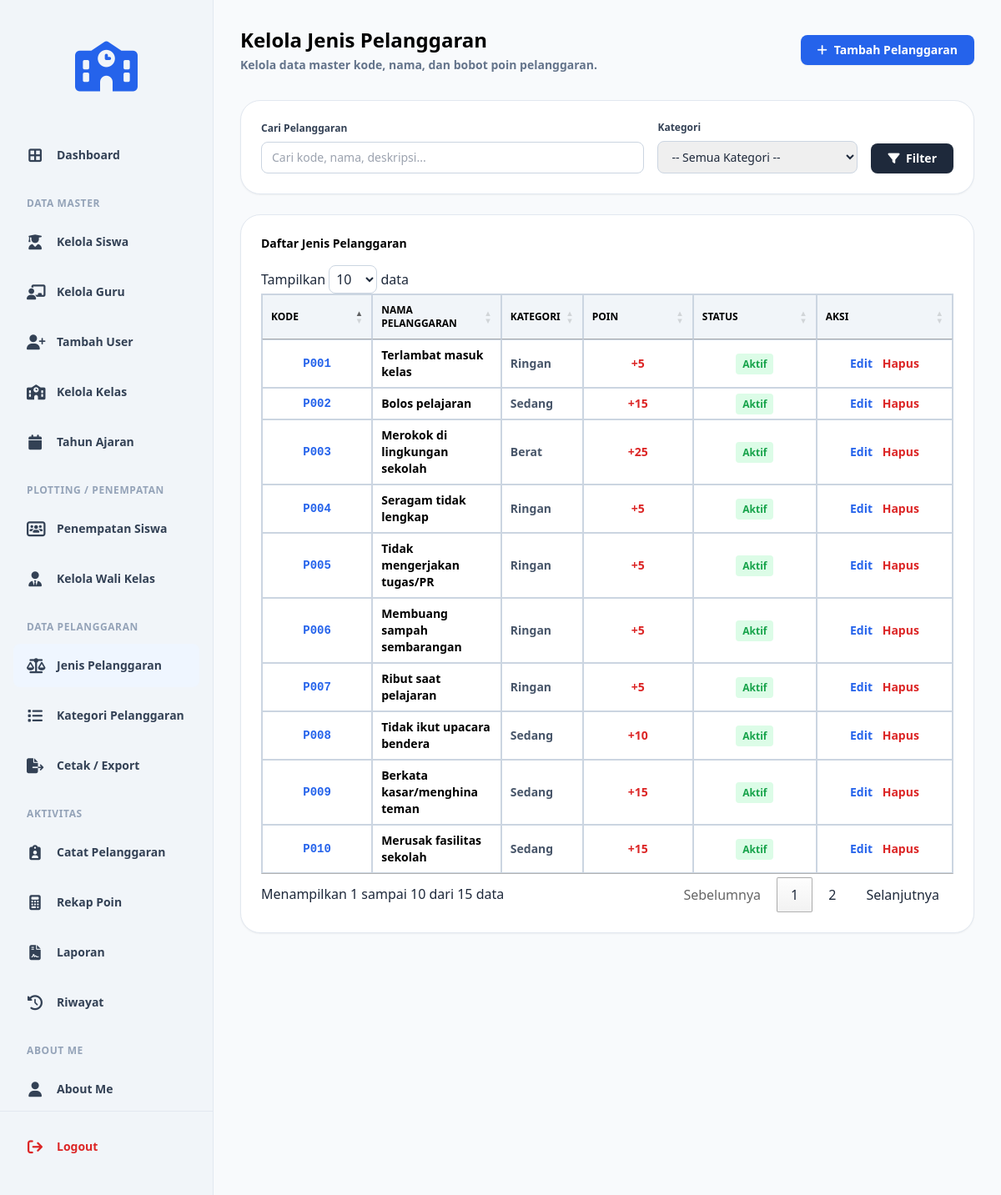
Screenshot of /kelola_jenis_pelanggaran.php (signed in) with the database file from the repository.
### tables this page shows
CREATE TABLE `t_pelanggaran` (
  `id` int(11) NOT NULL AUTO_INCREMENT,
  `pelanggaran_kategori_id` int(11) DEFAULT NULL,
  `kode` varchar(30) DEFAULT NULL,
  `nama` varchar(30) DEFAULT NULL,
  `poin` int(11) NOT NULL,
  `deskripsi` text NOT NULL,
  `status_aktif` tinyint(1) NOT NULL,
  `created_at` timestamp NOT NULL DEFAULT current_timestamp(),
  `updated_at` timestamp NOT NULL DEFAULT current_timestamp(),
  PRIMARY KEY (`id`),
  UNIQUE KEY `uq_t_pelanggaran_kode` (`kode`),
  KEY `pelanggaran_kategori_id` (`pelanggaran_kategori_id`)
);

CREATE TABLE `t_pelanggaran_kategori` (
  `id` int(11) NOT NULL AUTO_INCREMENT,
  `nama` varchar(100) DEFAULT NULL,
  `deskripsi` text NOT NULL,
  `status_aktif` tinyint(1) NOT NULL,
  `created_at` timestamp NOT NULL DEFAULT current_timestamp(),
  `updated_at` timestamp NOT NULL DEFAULT current_timestamp(),
  PRIMARY KEY (`id`),
  UNIQUE KEY `uq_t_pelanggaran_kategori_nama` (`nama`)
);

### kelola_jenis_pelanggaran.php (the view, shortened to what this page needs)
<?php
include 'config/koneksi.php';
$search = $_GET['search'] ?? '';
$where_clauses = [];
$where_sql = count($where_clauses) > 0 ? "WHERE " . implode(' AND ', $where_clauses) : "";
$query_data = "SELECT p.*, k.nama AS nama_kategori
               FROM t_pelanggaran p
               LEFT JOIN t_pelanggaran_kategori k ON p.pelanggaran_kategori_id = k.id
               $where_sql
               ORDER BY p.id DESC";
$result = mysqli_query($koneksi, $query_data);
?>
<!DOCTYPE html>
<html lang="id">
<head>
    <?php include 'layouts/head.php'; ?>
    <link rel="stylesheet" href="https://cdn.datatables.net/1.13.6/css/jquery.dataTables.min.css">
</head>
<body class="bg-slate-50 text-slate-800 font-sans min-h-screen flex">
    <?php include 'layouts/sidebar.php'; ?>
    <main class="flex-1 p-8 bg-slate-50 overflow-y-auto">
        <div class="flex flex-col md:flex-row justify-between items-start md:items-center mb-8 gap-4">
            <div>
                <h1 class="text-2xl font-bold text-black">Kelola Jenis Pelanggaran</h1>
                <p class="text-sm font-bold text-slate-500 mt-1">Kelola data master kode, nama, dan bobot poin pelanggaran.</p>
            </div>
            <a href="tambah_jenis_pelanggaran.php" class="bg-blue-600 hover:bg-blue-700 text-white px-5 py-2 rounded-lg font-bold text-sm shadow-sm transition flex items-center gap-2">
                <i class="fa-solid fa-plus"></i> Tambah Pelanggaran
            </a>
        </div>
        <div class="bg-white p-6 rounded-[1.5rem] shadow-sm border border-slate-200 mb-6">
            <form method="GET" class="flex flex-wrap gap-4 items-end">
                <div class="flex-1 min-w-[200px]">
                    <label class="block text-xs font-bold text-slate-700 mb-2">Cari Pelanggaran</label>
                    <input type="text" name="search" value="<?php echo htmlspecialchars($search); ?>" placeholder="Cari kode, nama, deskripsi..." class="w-full border border-slate-300 px-3 py-2 rounded-lg text-sm focus:border-blue-600 focus:outline-none">
                </div>
                <div class="w-60">
                    <label class="block text-xs font-bold text-slate-700 mb-2">Kategori</label>
                    <select name="kategori_id" class="w-full border border-slate-300 px-3 py-2 rounded-lg text-sm focus:border-blue-600 focus:outline-none">
                        <option value="">-- Semua Kategori --</option>
                    </select>
                </div>
                <button type="submit" class="bg-slate-800 hover:bg-slate-900 text-white px-5 py-2 rounded-lg text-sm font-bold shadow-sm transition">
                    <i class="fa-solid fa-filter mr-1"></i> Filter
                </button>
            </form>
        </div>
        <div class="bg-white p-6 rounded-[1.5rem] shadow-sm border border-slate-200">
            <h3 class="text-sm font-bold text-black mb-4">Daftar Jenis Pelanggaran</h3>
            <div class="overflow-x-auto">
                <table id="tabelData" class="w-full border-collapse border border-slate-300">
                    <thead class="bg-slate-100">
                        <tr>
                            <th class="border border-slate-300 px-4 py-3 text-xs font-bold text-black uppercase text-center w-24">KODE</th>
                            <th class="border border-slate-300 px-4 py-3 text-xs font-bold text-black uppercase text-left">NAMA PELANGGARAN</th>
                            <th class="border border-slate-300 px-4 py-3 text-xs font-bold text-black uppercase text-left">KATEGORI</th>
                            <th class="border border-slate-300 px-4 py-3 text-xs font-bold text-black uppercase text-center w-24">POIN</th>
                            <th class="border border-slate-300 px-4 py-3 text-xs font-bold text-black uppercase text-center w-28">STATUS</th>
                            <th class="border border-slate-300 px-4 py-3 text-xs font-bold text-black uppercase text-center w-32">AKSI</th>
                        </tr>
                    </thead>
                    <tbody>
                        <?php if ($result && mysqli_num_rows($result) > 0): ?>
                            <?php while ($data = mysqli_fetch_assoc($result)): ?>
                                <tr class="hover:bg-slate-50">
                                    <td class="border border-slate-300 px-4 py-3 text-sm font-mono font-bold text-blue-600 text-center"><?php echo htmlspecialchars($data['kode']); ?></td>
                                    <td class="border border-slate-300 px-4 py-3 text-sm font-bold text-black"><?php echo htmlspecialchars($data['nama']); ?></td>
                                    <td class="border border-slate-300 px-4 py-3 text-sm text-slate-600 font-bold"><?php echo htmlspecialchars($data['nama_kategori'] ?? '-'); ?></td>
                                    <td class="border border-slate-300 px-4 py-3 text-sm font-bold text-red-600 text-center">+<?php echo $data['poin']; ?></td>
                                    <td class="border border-slate-300 px-4 py-3 text-sm text-center">
                                        <?php echo $data['status_aktif'] == 1 ? '<span class="text-green-600 font-bold bg-green-100 px-2 py-1 rounded text-xs">Aktif</span>' : '<span class="text-slate-500 font-bold bg-slate-100 px-2 py-1 rounded text-xs">Non-Aktif</span>'; ?>
                                    </td>
                                    <td class="border border-slate-300 px-4 py-3 text-sm text-center">
                                        <a href="edit_jenis_pelanggaran.php?id=<?php echo $data['id']; ?>" class="text-blue-600 font-bold mr-2 hover:underline">Edit</a>
                                        <a href="kelola_jenis_pelanggaran.php?delete_id=<?php echo $data['id']; ?>" onclick="return confirm('Hapus jenis pelanggaran ini?')" class="text-red-600 font-bold hover:underline">Hapus</a>
                                    </td>
                                </tr>
                            <?php endwhile; ?>
                        <?php else: ?>
                            <tr>
                                <td colspan="6" class="border border-slate-300 px-4 py-8 text-center text-slate-500 font-bold">Belum ada data pelanggaran.</td>
                            </tr>
                        <?php endif; ?>
                    </tbody>
                </table>
            </div>
        </div>
    </main>
</body>
</html>

### rows the page displays
t_pelanggaran: kode "P010", nama "Merusak fasilitas sekolah", pelanggaran_kategori.nama "Sedang", poin "15", status_aktif "Aktif"
t_pelanggaran: kode "P009", nama "Berkata kasar/menghina teman", pelanggaran_kategori.nama "Sedang", poin "15", status_aktif "Aktif"
t_pelanggaran: kode "P008", nama "Tidak ikut upacara bendera", pelanggaran_kategori.nama "Sedang", poin "10", status_aktif "Aktif"
t_pelanggaran: kode "P007", nama "Ribut saat pelajaran", pelanggaran_kategori.nama "Ringan", poin "5", status_aktif "Aktif"
t_pelanggaran: kode "P006", nama "Membuang sampah sembarangan", pelanggaran_kategori.nama "Ringan", poin "5", status_aktif "Aktif"
t_pelanggaran: kode "P005", nama "Tidak mengerjakan tugas/PR", pelanggaran_kategori.nama "Ringan", poin "5", status_aktif "Aktif"
t_pelanggaran: kode "P004", nama "Seragam tidak lengkap", pelanggaran_kategori.nama "Ringan", poin "5", status_aktif "Aktif"
t_pelanggaran: kode "P003", nama "Merokok di lingkungan sekolah", pelanggaran_kategori.nama "Berat", poin "25", status_aktif "Aktif"
t_pelanggaran: kode "P002", nama "Bolos pelajaran", pelanggaran_kategori.nama "Sedang", poin "15", status_aktif "Aktif"
t_pelanggaran: kode "P001", nama "Terlambat masuk kelas", pelanggaran_kategori.nama "Ringan", poin "5", status_aktif "Aktif"
